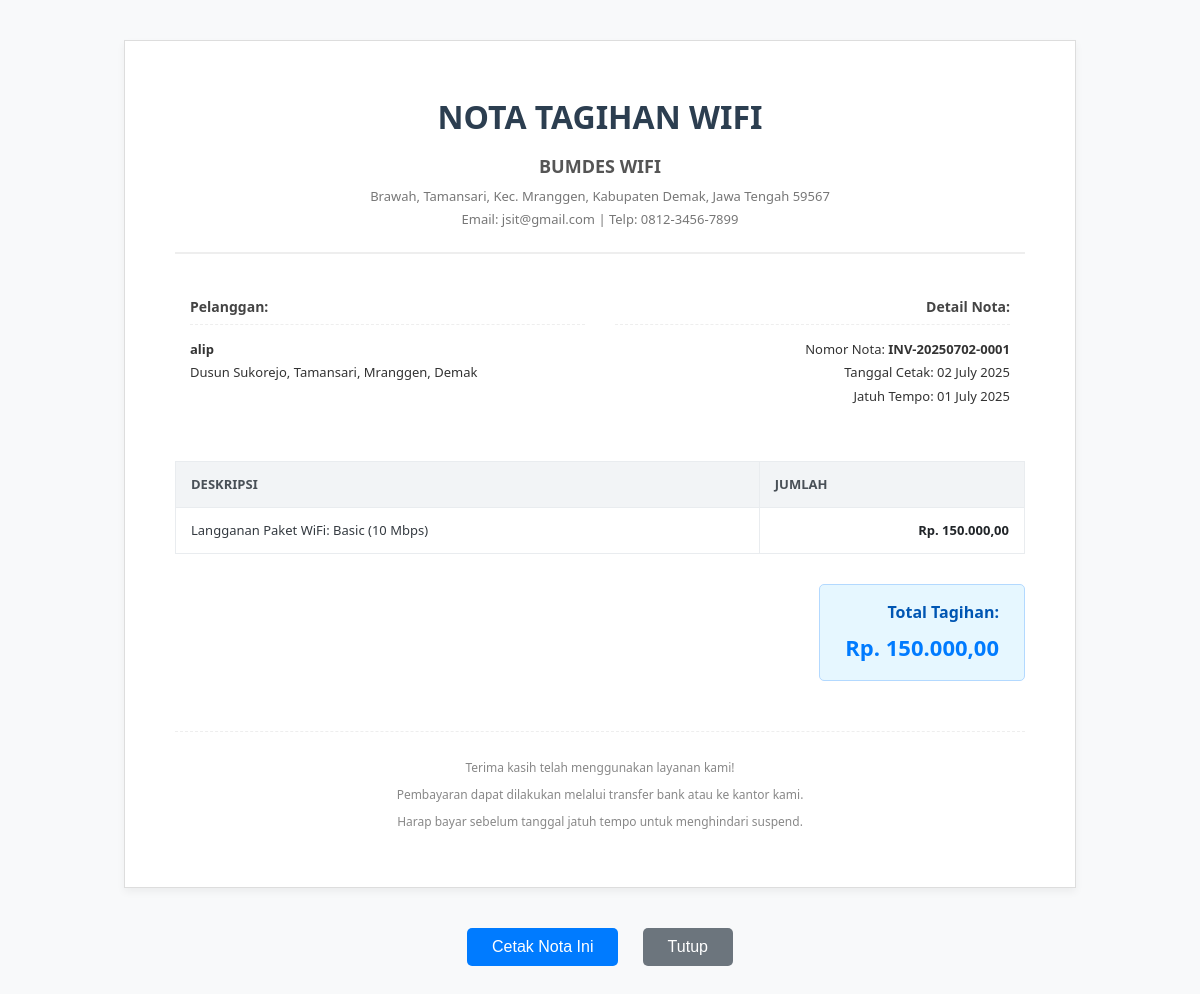
/generate_invoice.php?id=1 (signed in), run on the app's committed database.
### tables this page shows
CREATE TABLE `pelanggan` (
  `id` int(11) NOT NULL,
  `nama_pelanggan` varchar(100) NOT NULL,
  `alamat` text NOT NULL,
  `paket_id` int(11) NOT NULL,
  `tanggal_pasang` date NOT NULL,
  `tanggal_jatuh_tempo` date NOT NULL
);

CREATE TABLE `paket` (
  `id` int(11) NOT NULL,
  `nama_paket` varchar(100) NOT NULL,
  `harga` decimal(10,2) NOT NULL
);

### controllers/pelanggan_controller.php (called while the page is built, shortened)
<?php
function getPelangganById($conn, $id) {
    $stmt = $conn->prepare("SELECT p.id, p.nama_pelanggan, p.alamat, p.paket_id, p.tanggal_pasang, p.tanggal_jatuh_tempo,
                                   pk.nama_paket, pk.harga
                            FROM pelanggan p
                            JOIN paket pk ON p.paket_id = pk.id
                            WHERE p.id = ?");
    if ($stmt) {
        $stmt->bind_param('i', $id);
        $stmt->execute();
        $result = $stmt->get_result();
        $pelanggan = $result->fetch_assoc();
        return $pelanggan;
    }
    return null;
}
?>

### generate_invoice.php (the view, shortened to what this page needs)
<?php
require_once 'koneksi.php';
require_once 'controllers/pelanggan_controller.php';
$pelanggan_id = isset($_GET['id']) ? (int)$_GET['id'] : 0;
$pelanggan = getPelangganById($conn, $pelanggan_id);
$tanggal_cetak = date('d F Y');
$tanggal_jatuh_tempo = date('d F Y', strtotime($pelanggan['tanggal_jatuh_tempo']));
$harga_paket = $pelanggan['harga'] ?? 0;
$total_tagihan = $harga_paket;
?>
<!DOCTYPE html>
<html lang="id">
<head>
</head>
<body>
    <div class="invoice-container">
        <div class="header">
            <h1>Nota Tagihan WiFi</h1>
            <h2>BUMDES WIFI</h2>
            <p>Brawah, Tamansari, Kec. Mranggen, Kabupaten Demak, Jawa Tengah 59567</p>
            <p>Email: jsit@gmail.com | Telp: 0812-3456-7899</p>
        </div>
        <div class="info-section">
            <div class="info-block customer-info">
                <strong>Pelanggan:</strong>
                <p>
                    <b><?= htmlspecialchars($pelanggan['nama_pelanggan']) ?></b><br>
                    <?= htmlspecialchars($pelanggan['alamat']) ?>
                </p>
            </div>
            <div class="info-block invoice-meta">
                <strong>Detail Nota:</strong>
                <p>
                    Nomor Nota: <b>INV-<?= date('Ymd') . '-' . sprintf('%04d', $pelanggan['id']) ?></b><br>
                    Tanggal Cetak: <?= $tanggal_cetak ?><br>
                    Jatuh Tempo: <?= $tanggal_jatuh_tempo ?>
                </p>
            </div>
        </div>
        <div class="invoice-details">
            <table>
                <thead>
                    <tr>
                        <th>Deskripsi</th>
                        <th class="text-right">Jumlah</th>
                    </tr>
                </thead>
                <tbody>
                    <tr>
                        <td>Langganan Paket WiFi: <?= htmlspecialchars($pelanggan['nama_paket'] ?? 'N/A') ?></td>
                        <td class="text-right">Rp. <?= number_format($harga_paket, 2, ',', '.') ?></td>
                    </tr>
                    </tbody>
            </table>
        </div>
        <div class="total-section">
            <div class="total-amount">
                <span>Total Tagihan:</span>
                Rp. <?= number_format($total_tagihan, 2, ',', '.') ?>
            </div>
        </div>
        <div class="footer-notes">
            <p>Terima kasih telah menggunakan layanan kami!</p>
            <p>Pembayaran dapat dilakukan melalui transfer bank atau ke kantor kami.</p>
            <p>Harap bayar sebelum tanggal jatuh tempo untuk menghindari suspend.</p>
        </div>
    </div>
    <div class="print-button-container no-print">
        <button class="btn btn-primary" onclick="window.print()">Cetak Nota Ini</button>
        <button class="btn btn-secondary" onclick="window.close()">Tutup</button>
    </div>
    </body>
</html>

### generate_invoice.php (style rules this page uses)
body { font-family: 'Segoe UI', Tahoma, Geneva, Verdana, sans-serif; color: #333; margin: 0; padding: 0; background-color: #f8f9fa; }
.invoice-container { max-width: 850px; margin: 40px auto; background: #fff; padding: 50px; border: 1px solid #ddd; box-shadow: 0 4px 8px rgba(0,0,0,0.05); font-size: 13px; line-height: 1.6; }
.header { text-align: center; margin-bottom: 40px; border-bottom: 2px solid #eee; padding-bottom: 20px; }
.header h1 { color: #2c3e50; margin: 0 0 10px 0; font-size: 32px; text-transform: uppercase; }
.header h2 { font-size: 18px; color: #555; margin: 5px 0; }
.header p { font-size: 13px; color: #777; margin: 2px 0; }
.info-section { display: flex; justify-content: space-between; margin-bottom: 40px; line-height: 1.8; }
.info-block { flex: 1; padding: 0 15px; }
.info-block.customer-info { text-align: left; }
.info-block.invoice-meta { text-align: right; }
.info-block strong { display: block; margin-bottom: 8px; color: #444; font-size: 14px; border-bottom: 1px dashed #eee; padding-bottom: 5px; }
.invoice-details table { width: 100%; border-collapse: collapse; margin-top: 30px; }
.invoice-details th, .invoice-details td { border: 1px solid #e9ecef; padding: 12px 15px; text-align: left; }
.invoice-details th { background-color: #f2f4f6; color: #495057; font-weight: bold; text-transform: uppercase; font-size: 13px; }
.invoice-details td { background-color: #fff; color: #343a40; vertical-align: top; }
.invoice-details td.text-right { text-align: right; font-weight: bold; color: #212529; }
.total-section { margin-top: 30px; text-align: right; }
.total-section .total-amount { display: inline-block; background-color: #e6f7ff; padding: 15px 25px; border-radius: 5px; font-size: 22px; font-weight: bold; color: #007bff; border: 1px solid #b3d9ff; }
.total-amount span { font-size: 16px; display: block; margin-bottom: 5px; color: #0056b3; }
.footer-notes { margin-top: 50px; text-align: center; font-size: 12px; color: #888; line-height: 1.8; border-top: 1px dashed #eee; padding-top: 20px; }
.footer-notes p { margin: 5px 0; }
.print-button-container { text-align: center; margin: 30px auto; max-width: 850px; padding-bottom: 20px; }
.print-button-container .btn { padding: 10px 25px; font-size: 16px; margin: 0 10px; cursor: pointer; border-radius: 5px; border: none; }
.print-button-container .btn-primary { background-color: #007bff; color: #fff; }
.print-button-container .btn-secondary { background-color: #6c757d; color: #fff; }

### data on the page
pelanggan: nama_pelanggan "alip", alamat "Dusun Sukorejo, Tamansari, Mranggen, Demak", id "0001", tanggal_jatuh_tempo "01 July 2025", paket.nama_paket "Basic (10 Mbps)", paket.harga "150.000,00"
